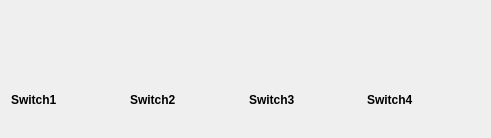
<?xml version="1.0" encoding="UTF-8"?>
<ui version="4.0">
 <class>Widget</class>
 <widget class="QWidget" name="Widget">
  <property name="geometry">
   <rect>
    <x>0</x>
    <y>0</y>
    <width>491</width>
    <height>138</height>
   </rect>
  </property>
  <property name="windowTitle">
   <string>Widget</string>
  </property>
  <layout class="QVBoxLayout" name="verticalLayout_5">
   <item>
    <layout class="QHBoxLayout" name="horizontalLayout">
     <item>
      <layout class="QVBoxLayout" name="verticalLayout">
       <item>
        <widget class="QLabel" name="led1">
         <property name="enabled">
          <bool>false</bool>
         </property>
         <property name="text">
          <string/>
         </property>
         <property name="pixmap">
          <pixmap resource="resources.qrc">:/images/free-icon-led-2231268.png</pixmap>
         </property>
        </widget>
       </item>
       <item>
        <widget class="QLabel" name="swText1">
         <property name="font">
          <font>
           <weight>75</weight>
           <bold>true</bold>
          </font>
         </property>
         <property name="text">
          <string>Switch1</string>
         </property>
        </widget>
       </item>
      </layout>
     </item>
     <item>
      <layout class="QVBoxLayout" name="verticalLayout_2">
       <item>
        <widget class="QLabel" name="led2">
         <property name="enabled">
          <bool>false</bool>
         </property>
         <property name="text">
          <string/>
         </property>
         <property name="pixmap">
          <pixmap resource="resources.qrc">:/images/free-icon-led-2231268.png</pixmap>
         </property>
        </widget>
       </item>
       <item>
        <widget class="QLabel" name="swText2">
         <property name="font">
          <font>
           <weight>75</weight>
           <bold>true</bold>
          </font>
         </property>
         <property name="text">
          <string>Switch2</string>
         </property>
        </widget>
       </item>
      </layout>
     </item>
     <item>
      <layout class="QVBoxLayout" name="verticalLayout_4">
       <item>
        <widget class="QLabel" name="led3">
         <property name="enabled">
          <bool>false</bool>
         </property>
         <property name="text">
          <string/>
         </property>
         <property name="pixmap">
          <pixmap resource="resources.qrc">:/images/free-icon-led-2231268.png</pixmap>
         </property>
        </widget>
       </item>
       <item>
        <widget class="QLabel" name="swText3">
         <property name="font">
          <font>
           <weight>75</weight>
           <bold>true</bold>
          </font>
         </property>
         <property name="text">
          <string>Switch3</string>
         </property>
        </widget>
       </item>
      </layout>
     </item>
     <item>
      <layout class="QVBoxLayout" name="verticalLayout_3">
       <item>
        <widget class="QLabel" name="led4">
         <property name="enabled">
          <bool>false</bool>
         </property>
         <property name="text">
          <string/>
         </property>
         <property name="pixmap">
          <pixmap resource="resources.qrc">:/images/free-icon-led-2231268.png</pixmap>
         </property>
        </widget>
       </item>
       <item>
        <widget class="QLabel" name="swText4">
         <property name="font">
          <font>
           <weight>75</weight>
           <bold>true</bold>
          </font>
         </property>
         <property name="text">
          <string>Switch4</string>
         </property>
        </widget>
       </item>
      </layout>
     </item>
    </layout>
   </item>
  </layout>
 </widget>
 <resources>
  <include location="resources.qrc"/>
 </resources>
 <connections/>
</ui>
